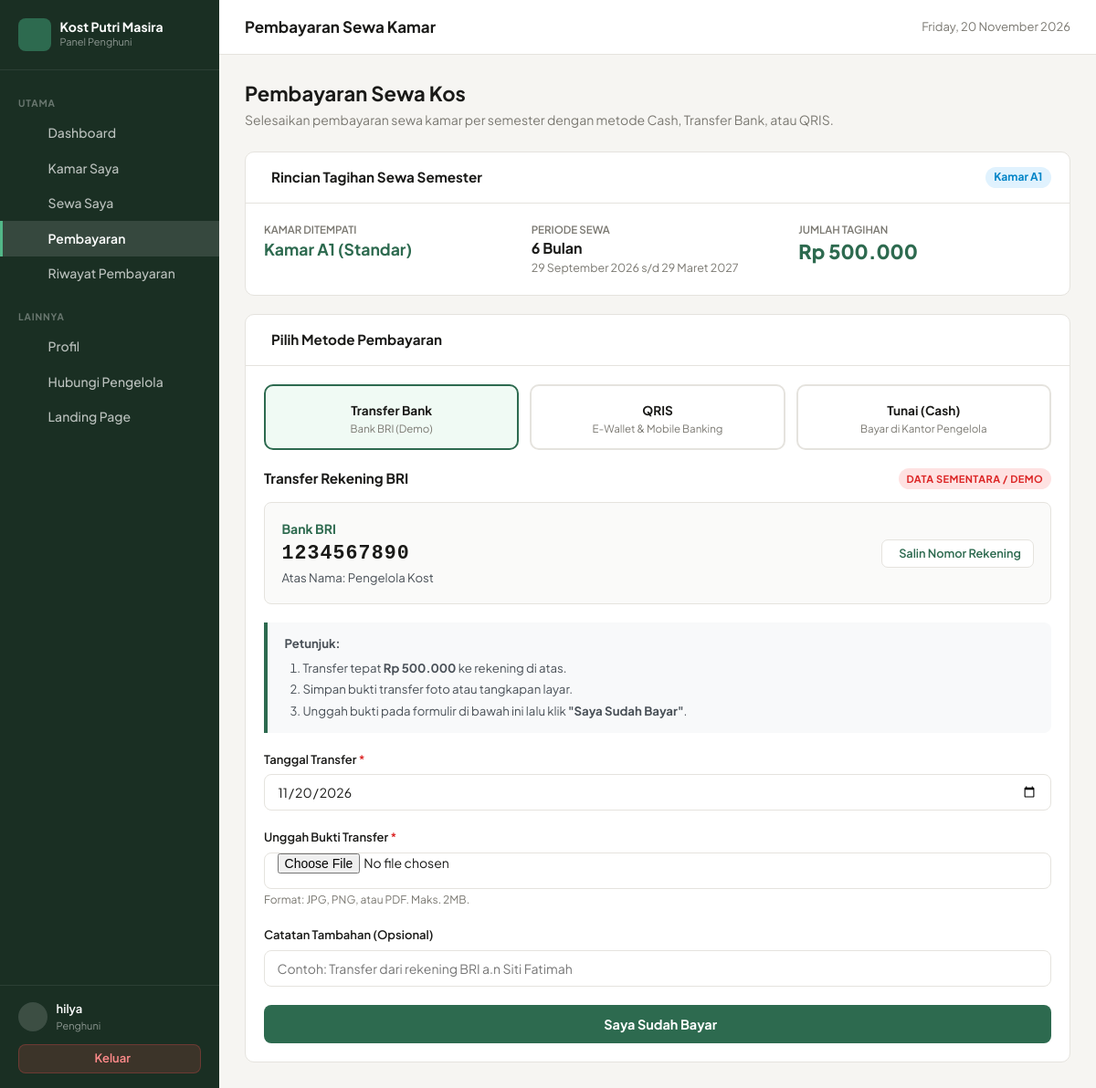
Page /penghuni/pembayaran.php (signed in) on the committed database.
### tables this page shows
CREATE TABLE `sewa` (
  `id_sewa` int NOT NULL,
  `id_penghuni` int NOT NULL,
  `id_kamar` int NOT NULL,
  `tanggal_mulai` date NOT NULL,
  `tanggal_selesai` date DEFAULT NULL,
  `periode` varchar(50) DEFAULT NULL,
  `total_sewa` decimal(12,2) NOT NULL,
  `status` enum('aktif','selesai') DEFAULT 'aktif'
);

CREATE TABLE `kamar` (
  `id_kamar` int NOT NULL,
  `nomor_kamar` varchar(20) NOT NULL,
  `tipe_kamar` varchar(50) DEFAULT NULL,
  `kapasitas` int NOT NULL DEFAULT '1',
  `harga` decimal(12,2) NOT NULL,
  `status` enum('kosong','terisi','penuh') NOT NULL DEFAULT 'kosong',
  `keterangan` text,
  `created_at` timestamp NULL DEFAULT CURRENT_TIMESTAMP
);

### includes/auth_check.php (called while the page is built, shortened)
<?php
function isLoggedIn(): bool {
    return isset($_SESSION['user_id']) && !empty($_SESSION['user_id']);
}
function currentUser(): ?array {
    return [
        'id_user'     => $_SESSION['user_id'] ?? null,
        'nama'        => $_SESSION['nama'] ?? '',
        'username'    => $_SESSION['username'] ?? '',
        'role'        => $_SESSION['role'] ?? '',
        'id_penghuni' => $_SESSION['id_penghuni'] ?? null,
    ];
}

### includes/functions.php (called while the page is built, shortened)
<?php
function e(?string $string): string {
    return htmlspecialchars((string)$string, ENT_QUOTES, 'UTF-8');
}
function formatRupiah(float|int|string $angka, bool $denganSimbol = true): string {
    $nominal = (float) $angka;
    $hasil = number_format($nominal, 0, ',', '.');
    return $denganSimbol ? 'Rp ' . $hasil : $hasil;
}
function formatTanggal(?string $tanggal, string $format = 'panjang'): string {
    $timestamp = strtotime($tanggal);
    $bulanIndo = [
        1 => 'Januari', 'Februari', 'Maret', 'April', 'Mei', 'Juni',
        'Juli', 'Agustus', 'September', 'Oktober', 'November', 'Desember'
    ];
    $hari = date('d', $timestamp);
    $bulan = $bulanIndo[(int)date('m', $timestamp)];
    $tahun = date('Y', $timestamp);
    return "{$hari} {$bulan} {$tahun}";
}

### penghuni/pembayaran.php (the view, shortened to what this page needs)
<?php
require_once __DIR__ . '/../config/database.php';
require_once __DIR__ . '/../includes/functions.php';
require_once __DIR__ . '/../includes/auth_check.php';
$user = currentUser();
$id_penghuni = (int)($_SESSION['id_penghuni'] ?? 0);
$sewaAktif = null;
$latestBayar = null;
try {
    $stmtSewa = $pdo->prepare("
        SELECT s.*, k.nomor_kamar, k.tipe_kamar, k.harga, k.keterangan AS keterangan_kamar
        FROM sewa s
        JOIN kamar k ON s.id_kamar = k.id_kamar
        WHERE s.id_penghuni = :id_penghuni AND s.status = 'aktif'
        ORDER BY s.id_sewa DESC
        LIMIT 1
    ");
    $stmtSewa->execute(['id_penghuni' => $id_penghuni]);
    $sewaAktif = $stmtSewa->fetch();
    if ($sewaAktif) {
        $stmtBayar = $pdo->prepare("
            SELECT * FROM pembayaran
            WHERE id_sewa = :id_sewa
            ORDER BY id_pembayaran DESC
            LIMIT 1
        ");
        $stmtBayar->execute(['id_sewa' => $sewaAktif['id_sewa']]);
        $latestBayar = $stmtBayar->fetch();
    }
} catch (PDOException $e) {
    $error = 'Terjadi kesalahan sistem: ' . $e->getMessage();
}
$waPengelola = '6282233053344';
$waPesan = urlencode("Halo Pengelola Kost Putri Masira, saya {$user['nama']} ingin menanyakan perihal pembayaran sewa.");
$waUrl = "https://wa.me/{$waPengelola}?text={$waPesan}";
?><!DOCTYPE html>
<html lang="id">
<head>
<link rel="stylesheet" href="../assets/css/app.css">
</head>
<body>
<div class="layout">
<aside class="sidebar" id="sidebarPanel">
    <div class="sb-brand">
        <div class="sb-ico"><i class="ph ph-house-line"></i></div>
        <div>
            <div class="sb-name">Kost Putri Masira</div>
            <span class="sb-sub">Panel Penghuni</span>
        </div>
    </div>
    <nav class="sb-nav">
        <div class="sb-label">Utama</div>
        <a href="dashboard.php" class="sb-link"><i class="ph ph-squares-four"></i> Dashboard</a>
        <a href="kamar.php" class="sb-link"><i class="ph ph-door"></i> Kamar Saya</a>
        <a href="sewa.php" class="sb-link"><i class="ph ph-file-text"></i> Sewa Saya</a>
        <a href="pembayaran.php" class="sb-link active"><i class="ph ph-credit-card"></i> Pembayaran</a>
        <a href="riwayat_pembayaran.php" class="sb-link"><i class="ph ph-clock-counter-clockwise"></i> Riwayat Pembayaran</a>
        <div class="sb-label" style="margin-top:.5rem">Lainnya</div>
        <a href="profil.php" class="sb-link"><i class="ph ph-user"></i> Profil</a>
        <a href="<?= $waUrl ?>" target="_blank" rel="noopener" class="sb-link"><i class="ph ph-whatsapp-logo"></i> Hubungi Pengelola</a>
        <a href="../index.php" class="sb-link" target="_blank" rel="noopener"><i class="ph ph-globe"></i> Landing Page</a>
    </nav>
    <div class="sb-foot">
        <div class="sb-user">
            <div class="sb-avatar"><i class="ph ph-user"></i></div>
            <div>
                <div class="sb-uname"><?= e($user['nama'] ?? 'Penghuni') ?></div>
                <div class="sb-urole">Penghuni</div>
            </div>
        </div>
        <a href="../logout.php" class="btn-logout"><i class="ph ph-sign-out"></i> Keluar</a>
    </div>
</aside>
<div class="main">
    <header class="topbar">
        <div class="topbar-title">Pembayaran Sewa Kamar</div>
        <div class="topbar-actions">
            <div class="topbar-date"><i class="ph ph-calendar"></i> <?= date('l, d F Y') ?></div>
        </div>
    </header>
    <main class="content">
        <div class="pg-header">
            <div>
                <div class="pg-title">Pembayaran Sewa Kos</div>
                <p class="pg-sub">Selesaikan pembayaran sewa kamar per semester dengan metode Cash, Transfer Bank, atau QRIS.</p>
            </div>
        </div>
        <?php if (!$sewaAktif): ?>
        <div class="panel">
            <div class="panel-body empty">
                <i class="ph ph-receipt"></i>
                <div style="font-weight:700;font-size:1.05rem;margin-bottom:.25rem">Belum Ada Sewa Aktif</div>
                <p>Anda belum memiliki kontrak sewa kamar aktif saat ini.</p>
            </div>
        </div>
        <?php else: ?>
        <div class="panel">
            <div class="panel-head">
                <div class="panel-title"><i class="ph ph-receipt"></i> Rincian Tagihan Sewa Semester</div>
                <span class="badge" style="background:#e0f2fe;color:#0284c7;font-weight:700">Kamar <?= e($sewaAktif['nomor_kamar']) ?></span>
            </div>
            <div class="panel-body">
                <div style="display:grid;grid-template-columns:repeat(auto-fit, minmax(200px, 1fr));gap:1rem">
                    <div>
                        <div style="font-size:.72rem;color:var(--muted);font-weight:600;text-transform:uppercase">Kamar Ditempati</div>
                        <div style="font-size:1.1rem;font-weight:700;color:var(--green)">Kamar <?= e($sewaAktif['nomor_kamar']) ?> (<?= e($sewaAktif['tipe_kamar'] ?: 'Standar') ?>)</div>
                    </div>
                    <div>
                        <div style="font-size:.72rem;color:var(--muted);font-weight:600;text-transform:uppercase">Periode Sewa</div>
                        <div style="font-size:1rem;font-weight:700"><?= e($sewaAktif['periode'] ?: '1 Semester') ?></div>
                        <div style="font-size:.78rem;color:var(--muted)"><?= formatTanggal($sewaAktif['tanggal_mulai']) ?> s/d <?= formatTanggal($sewaAktif['tanggal_selesai']) ?></div>
                    </div>
                    <div>
                        <div style="font-size:.72rem;color:var(--muted);font-weight:600;text-transform:uppercase">Jumlah Tagihan</div>
                        <div style="font-size:1.35rem;font-weight:800;color:var(--green)"><?= formatRupiah($sewaAktif['total_sewa']) ?></div>
                    </div>
                </div>
            </div>
        </div>
        <?php if ($latestBayar && $latestBayar['status_verifikasi'] === 'dikonfirmasi'): ?>
        <div class="flash success">
            <i class="ph ph-check-circle" style="font-size:1.3rem"></i>
            <div>
                <strong>Pembayaran semester sudah dikonfirmasi (Lunas).</strong><br>
                <span>Pembayaran sewa sebesar <?= formatRupiah($latestBayar['jumlah_bayar']) ?> via <?= e($latestBayar['metode_pembayaran']) ?> telah diverifikasi oleh pengelola.</span>
            </div>
        </div>
        <?php else: ?>
            <div class="panel">
                <div class="panel-head">
                    <div class="panel-title"><i class="ph ph-wallet"></i> Pilih Metode Pembayaran</div>
                </div>
                <div class="panel-body">
                    <div class="methods-nav">
                        <div class="method-tab active" onclick="switchMethod('transfer')">
                            <span class="method-tab-title">Transfer Bank</span>
                            <span class="method-tab-desc">Bank BRI (Demo)</span>
                        </div>
                        <div class="method-tab" onclick="switchMethod('qris')">
                            <span class="method-tab-title">QRIS</span>
                            <span class="method-tab-desc">E-Wallet &amp; Mobile Banking</span>
                        </div>
                        <div class="method-tab" onclick="switchMethod('cash')">
                            <span class="method-tab-title">Tunai (Cash)</span>
                            <span class="method-tab-desc">Bayar di Kantor Pengelola</span>
                        </div>
                    </div>
                    <div id="method-transfer" class="method-content active">
                        <div style="display:flex;align-items:center;justify-content:space-between;margin-bottom:.85rem;flex-wrap:wrap">
                            <strong style="font-size:.95rem">Transfer Rekening BRI</strong>
                            <span class="demo-tag">DATA SEMENTARA / DEMO</span>
                        </div>
                        <div class="bank-card">
                            <div style="display:flex;align-items:center;justify-content:space-between;gap:1rem;flex-wrap:wrap">
                                <div>
                                    <div style="font-weight:700;color:var(--green)">Bank BRI</div>
                                    <div class="rek-number" id="rekBRI">1234567890</div>
                                    <div style="font-size:.825rem;color:#495057">Atas Nama: Pengelola Kost</div>
                                </div>
                                <div>
                                    <button type="button" class="btn-copy" onclick="copyRekening('1234567890')">
                                        <i class="ph ph-copy"></i> Salin Nomor Rekening
                                    </button>
                                </div>
                            </div>
                        </div>
                        <div class="instructions">
                            <strong>Petunjuk:</strong>
                            <ol>
                                <li>Transfer tepat <strong><?= formatRupiah($sewaAktif['total_sewa']) ?></strong> ke rekening di atas.</li>
                                <li>Simpan bukti transfer foto atau tangkapan layar.</li>
                                <li>Unggah bukti pada formulir di bawah ini lalu klik <strong>"Saya Sudah Bayar"</strong>.</li>
                            </ol>
                        </div>
                        <form action="pembayaran.php" method="POST" enctype="multipart/form-data">
                            <div class="form-group">
                                <label class="form-label">Tanggal Transfer <span style="color:#dc2626">*</span></label>
                                <input type="date" name="tanggal_bayar" class="form-input" value="<?= date('Y-m-d') ?>" required>
                            </div>
                            <div class="form-group">
                                <label class="form-label">Unggah Bukti Transfer <span style="color:#dc2626">*</span></label>
                                <input type="file" name="bukti_pembayaran" class="form-input" accept=".jpg,.jpeg,.png,.pdf" required>
                                <span style="font-size:.75rem;color:var(--muted)">Format: JPG, PNG, atau PDF. Maks. 2MB.</span>
                            </div>
                            <div class="form-group">
                                <label class="form-label">Catatan Tambahan (Opsional)</label>
                                <input type="text" name="keterangan" class="form-input" placeholder="Contoh: Transfer dari rekening BRI a.n Siti Fatimah">
                            </div>
                            <button type="submit" class="btn-submit-pay">
                                <i class="ph ph-paper-plane-tilt"></i> Saya Sudah Bayar
                            </button>
                        </form>
                    </div>
                </div>
            </div>
            <?php endif; ?>
        <?php endif; ?>
    </main>
</div>
</div>
</body>
</html>

### penghuni/pembayaran.php (style rules this page uses)
.methods-nav { display:flex;gap:.75rem;margin-bottom:1.25rem;flex-wrap:wrap }
.method-tab { flex:1;min-width:180px;background:#fff;border:2px solid var(--border);border-radius:10px;padding:.85rem;text-align:center;cursor:pointer;transition:all .15s }
.method-tab.active { border-color:var(--green);background:#f0faf4 }
.method-tab-title { font-size:.85rem;font-weight:700;display:block }
.method-tab-desc { font-size:.72rem;color:var(--muted);display:block }
.method-content { display:none }
.method-content.active { display:block }
.demo-tag { display:inline-flex;align-items:center;gap:.25rem;background:#fee2e2;color:#dc2626;padding:.2rem .55rem;border-radius:999px;font-size:.6875rem;font-weight:700;letter-spacing:.04em }
.bank-card { background:#fafaf9;border:1px solid var(--border);border-radius:8px;padding:1.15rem;margin-bottom:1.25rem }
.rek-number { font-size:1.35rem;font-weight:800;letter-spacing:.05em;color:#1a1a18;font-family:monospace }
.btn-copy { display:inline-flex;align-items:center;gap:.35rem;padding:.4rem .8rem;background:#fff;border:1px solid var(--border);border-radius:7px;font-size:.8rem;font-weight:600;font-family:'Plus Jakarta Sans',sans-serif;color:var(--green);cursor:pointer }
.instructions { background:#f8f9fa;border-left:4px solid var(--green);padding:.85rem 1.15rem;border-radius:0 8px 8px 0;margin-bottom:1.25rem;font-size:.825rem;color:#495057 }
.instructions ol { margin-left:1.25rem;margin-top:.4rem;display:flex;flex-direction:column;gap:.25rem }
.btn-submit-pay { display:inline-flex;align-items:center;justify-content:center;gap:.4rem;width:100%;padding:.75rem 1.25rem;background:var(--green);color:#fff;border:none;border-radius:8px;font-size:.9rem;font-weight:700;font-family:'Plus Jakarta Sans',sans-serif;cursor:pointer;transition:background .15s }

### rows in the picture
sewa: id_kamar.nomor_kamar "A1", id_kamar.tipe_kamar "Standar", periode "6 Bulan", tanggal_mulai "29 September 2026", tanggal_selesai "29 Maret 2027", total_sewa "Rp 500.000"

### other values in the picture
$user['nama'] "hilya"
